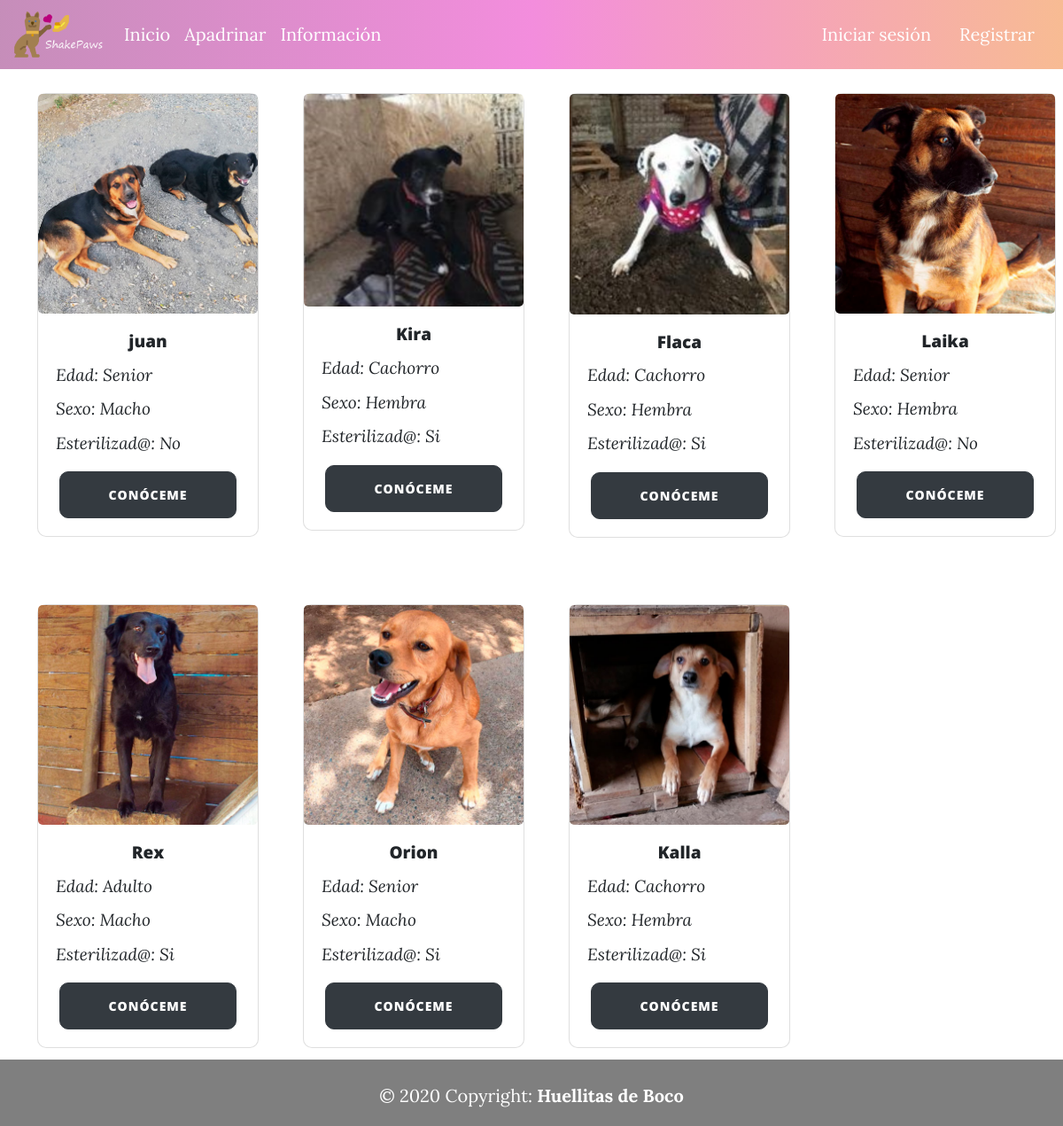
Screenshot of /apadrinar/ with the database file from the repository.
### shelter/models.py (models this page shows, shortened)
class Animal(models.Model):
    animal_id = models.IntegerField(primary_key = True, verbose_name = "N° de Chip")
    name = models.CharField(max_length = 50, verbose_name = "Nombre")
    lifestage = models.CharField(max_length = 50, verbose_name = "Etapa de vida")
    description = models.TextField(verbose_name = "Descripción")
    image = models.ImageField(verbose_name = "Imagen", upload_to = "Animales")
    gender = models.CharField(max_length = 50, verbose_name = "Sexo", blank=True)
    sterilized = models.CharField(max_length = 50, verbose_name = "Esterilizado", blank=True)
    created = models.DateTimeField(auto_now_add = True, verbose_name = "Fecha de creación")
    updated = models.DateTimeField(auto_now = True, verbose_name = "Fecha de modificación")
    sponsors = models.ManyToManyField(Sponsor, through = "Animal_sponsor" , verbose_name = "Apadrinamientos")
    class Meta:
        verbose_name = "Animal"
        verbose_name_plural = "Animales"
        ordering = ["-created"]

### shelter/views.py (the view)
# urls.py: path('apadrinar/', shelter_views.sponsoring , name = "apadrinar"),
def sponsoring(request):
    animals = Animal.objects.all()
    sponsors = Sponsor.objects.all()
    animal_sponsor = Animal_sponsor.objects.all()
    return render(request, "shelter/sponsoring.html", {"sponsors": sponsors, "animals": animals, "animal_sponsor":animal_sponsor})

### shelter/templates/shelter/sponsoring.html (shortened to what this page needs)
{% extends 'core/base.html' %}
{% block content %}
<div class="container-fluid">
    <div class ="row justify-content-start">
        {% for animal in animals %}
        {% if animal.animal_id != 123456 %}
            <div class="col- col-md-3 align-self-start mb-5">
                <div class="card dogcard">
                    <div class="imagen-dog">
                        <img class="card-img-top" src="/media/{{animal.image}}" alt="Card image">
                    </div>
                    <div class="card-body">
                        <h3 class="card-title text-center">{{animal.name}}</h3>
                        <p class="card-text"><i>Edad: {{animal.lifestage}}</i></p>
                        <p class="card-text"><i>Sexo: {{animal.gender}}</i></p>
                        <p class="card-text"><i>Esterilizad@: {{animal.sterilized}}</i></p>
                        <div class="text-center mt-3">
                            <a href="{% url 'perfil-animal' animal.animal_id  %}" id="btn-profile-dog" class="btn btn-dark btncard">Conóceme</a>
                        </div>
                    </div>
                </div>
            </div>
            {% endif %}
        {% endfor %}
    </div>
</div>
{% endblock %}

### core/static/core/css/styles.css (style rules this page uses)
html { min-height: 100%; position: relative; }
.dogcard { border-radius: 10px; width: 70%; margin-left: 10%; margin-top: 10%; background-color: rgba(255, 255, 255, 0.5); }
.card { height: 100%; width: 250px; }
.card-img-top { border-radius: 5px; }
.card-body { height: 50%; }
.card-title { font-size:19px; text-overflow: ellipsis; white-space: nowrap; overflow: hidden; }
.card-text { font-size:19px; text-overflow: ellipsis; white-space: nowrap; overflow: hidden; }
.btncard { border-radius: 10px; width:100%; margin-top: 1%; }
#btn-profile-dog { width:200px; }
.imagen-dog { height: 100%; }
body { background-image: url('https://i.pinimg.com/originals/b2/bf/34/b2bf34ce0bca37c4ef44bfbaa89c848b.jpg'); background-repeat: no-repeat; background-attachment: fixed; background-size: cover; margin: 0; margin-bottom: 40px; }

### rows the page displays
Animal: image (picture), name "juan", lifestage "Senior", gender "Macho", sterilized "No"
Animal: image (picture), name "Kira", lifestage "Cachorro", gender "Hembra", sterilized "Si"
Animal: image (picture), name "Flaca", lifestage "Cachorro", gender "Hembra", sterilized "Si"
Animal: image (picture), name "Laika", lifestage "Senior", gender "Hembra", sterilized "No"
Animal: image (picture), name "Rex", lifestage "Adulto", gender "Macho", sterilized "Si"
Animal: image (picture), name "Orion", lifestage "Senior", gender "Macho", sterilized "Si"
Animal: image (picture), name "Kalla", lifestage "Cachorro", gender "Hembra", sterilized "Si"
